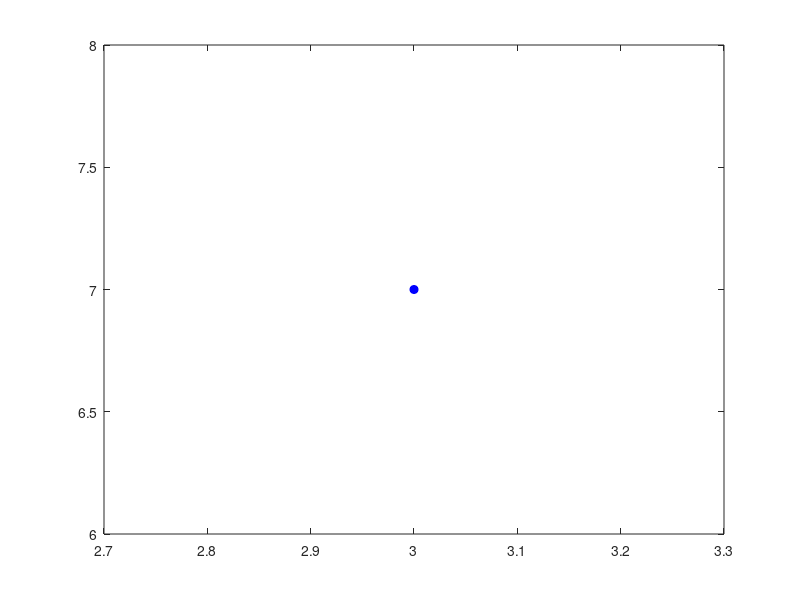

This chart was generated by the following MATLAB code:
%reprezentarea punctului M(3,7) cu cerculet chenar albastru si umplere albastra

plot([3],[7],'o','markeredgecolor','b','markerfacecolor','b');
